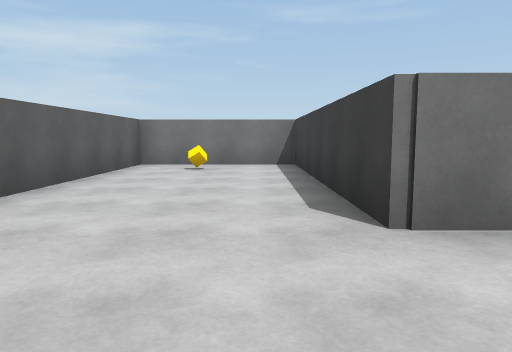
view 1 (above)

24 first-person views from a walk through a Unity game level. The camera is 1.2 m above the floor, tilts 6° down and sees 70° across. The floor is counted in squares, 2 m on a side. Each view is taken from the middle of a square. On the plan, view 1 faces up. The plan holds only what a view shows up to about 10 squares ahead; the rest is blank. The player is left out.

view 2
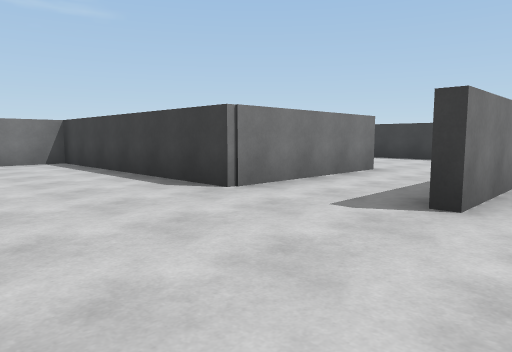

view 3
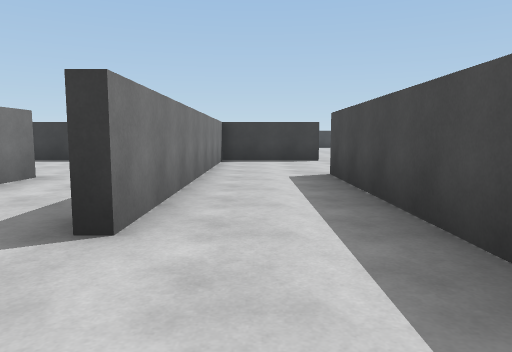

view 4
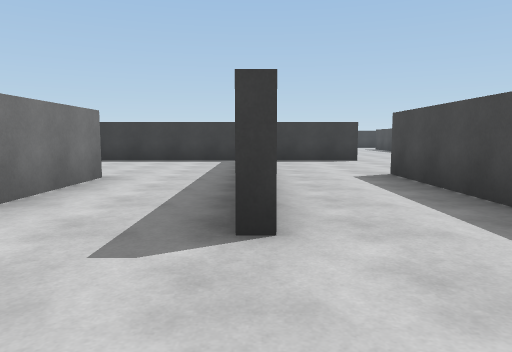

view 5
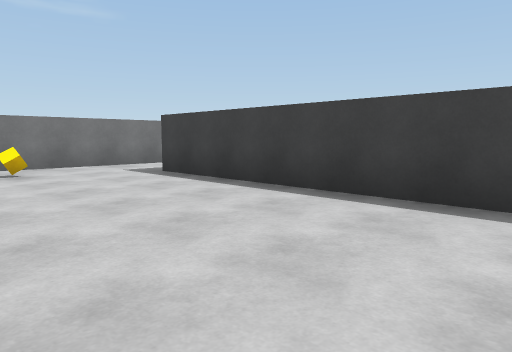

view 6
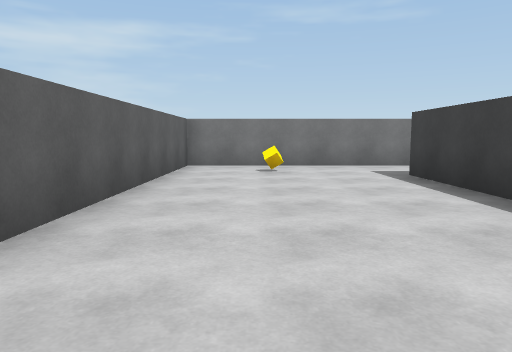

view 7
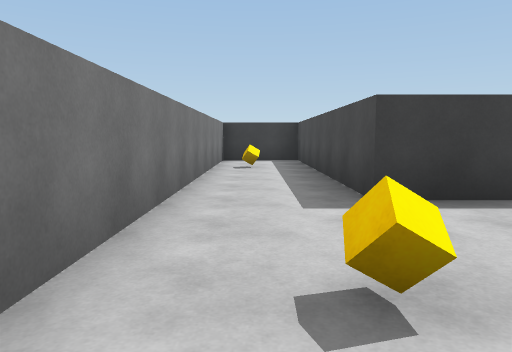

view 8
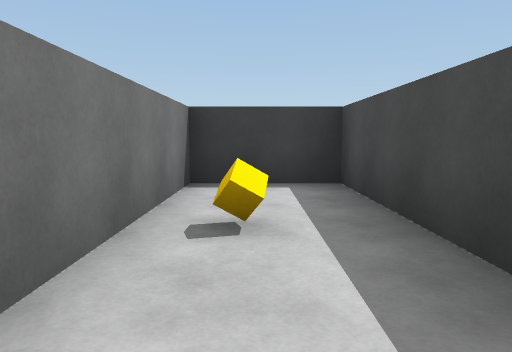

view 9
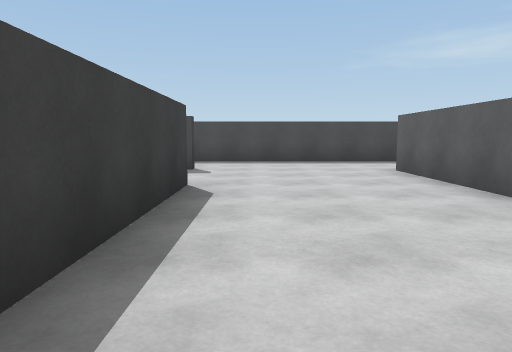

view 10
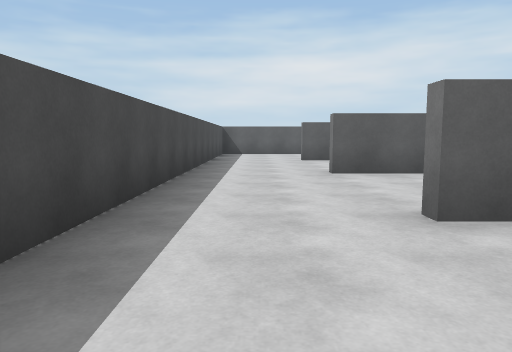

view 11
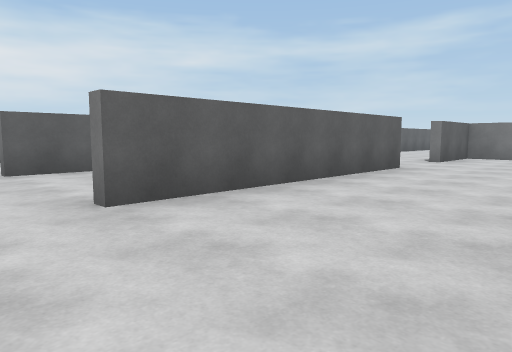

view 12
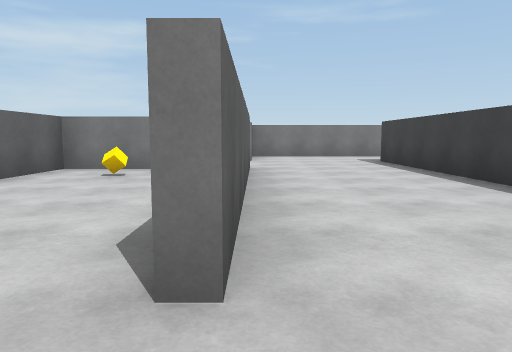

view 13
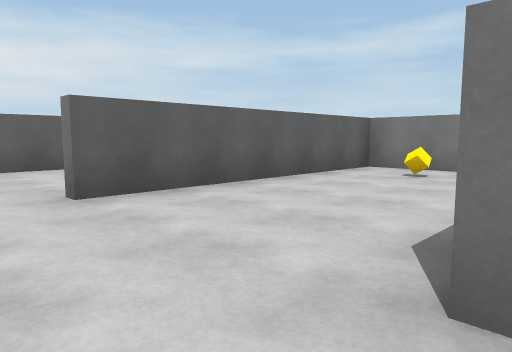

view 14
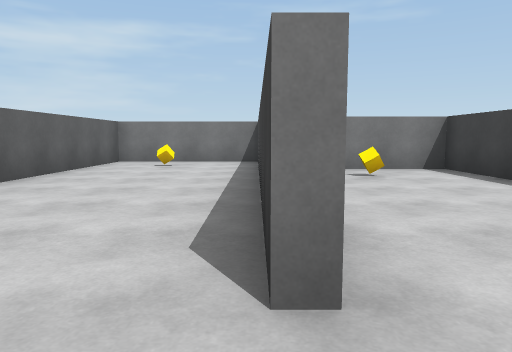

view 15
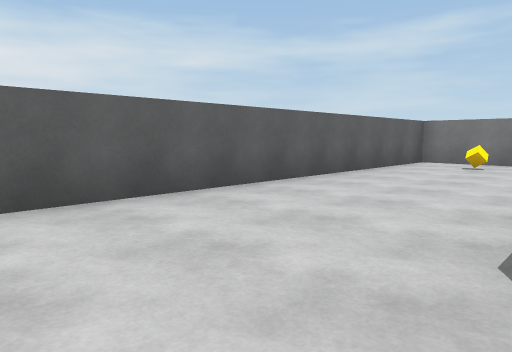

view 16
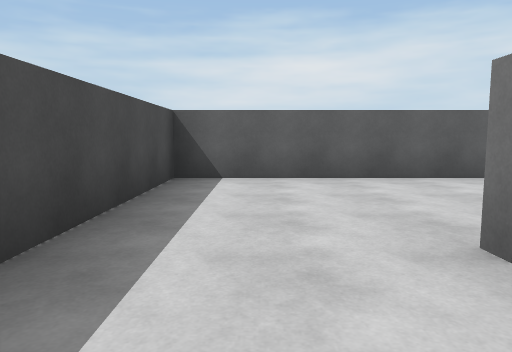

view 17
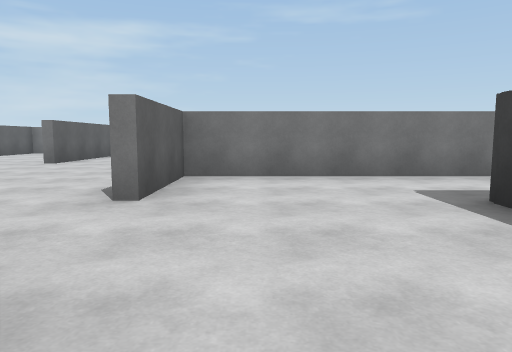

view 18
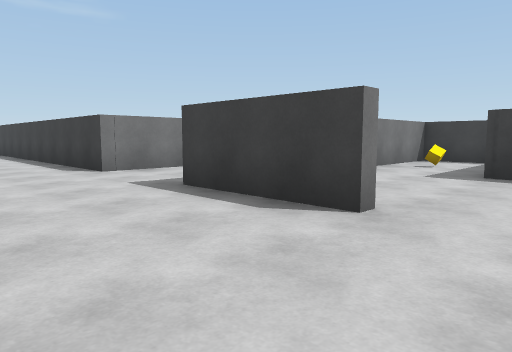

view 19
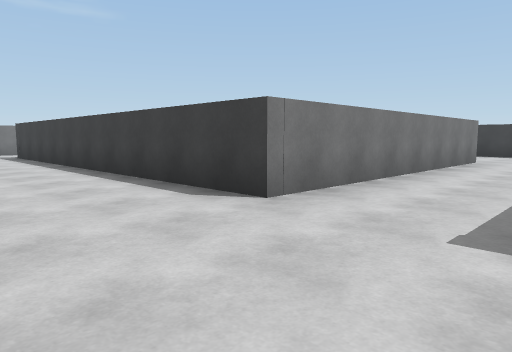

view 20
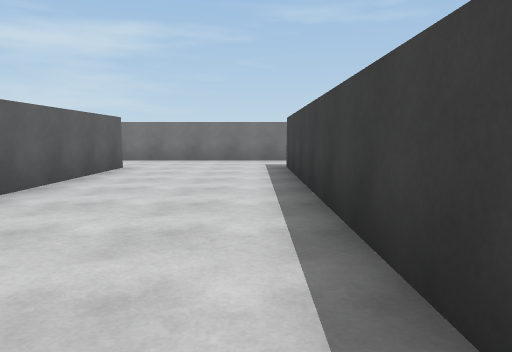

view 21
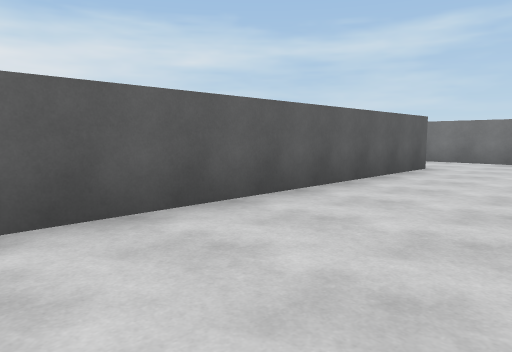

view 22
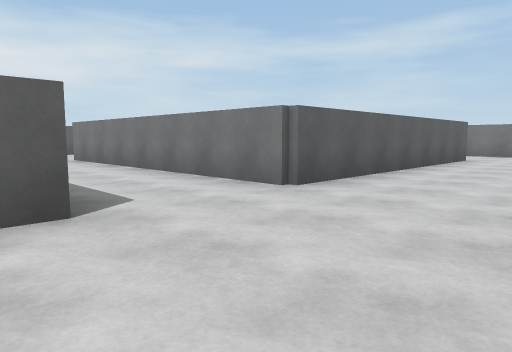

view 23
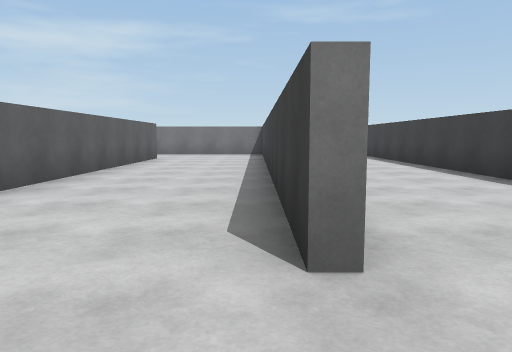

view 24
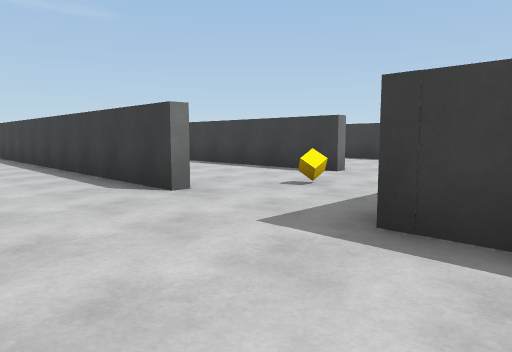

### Floor plan
Ten units are one square. View 1 is at (0, 0); x grows to the right and y downward. Boxes are objects, and circles mark ways between rooms. Rooms are numbered by the first view taken in them; rooms with no view inside come last. Other rooms are left out.
<svg viewBox="-139 -261 292 294">
<path fill="none" stroke="#000" d="M45 -23 9 -23 9 -82 -26 -82 -26 -2M85 -5 85 -69 148 -69 148 -89 45 -89 45 -30M-24 22 51 22M85 28 85 1 11 1M-28 -35 -28 -85M-61 -64 -61 -2M9 -92 9 -107 -61 -107 -61 -84M-64 22 -24 22M-99 -1 -99 -49M-99 -82 -134 -82 -134 22 -94 22M-64 -41 -64 -60 -97 -60 -97 -1M-94 22 -64 22M11 -208 11 -135 -64 -135 -64 -235M43 -115 43 -200M76 -115 76 -201M11 -110 11 -104M43 -84 43 -91M-61 -256 -96 -256M-64 -84 -64 -110M-97 -234 -97 -134"/>
<rect x="-15" y="-75" width="10" height="10" fill="#bbb"><title>cube</title></rect>
<rect x="55" y="-85" width="10" height="10" fill="#bbb"><title>cube</title></rect>
<rect x="115" y="-85" width="10" height="10" fill="#bbb"><title>cube</title></rect>
<rect x="-15" y="-105" width="10" height="10" fill="#bbb"><title>cube</title></rect>
<rect x="-125" y="-75" width="10" height="10" fill="#bbb"><title>cube</title></rect>
<rect x="-85" y="-55" width="10" height="10" fill="#bbb"><title>cube</title></rect>
<rect x="55" y="-115" width="10" height="10" fill="#bbb"><title>cube</title></rect>
<circle cx="-30" cy="5" r="3" fill="#2a7"/>
<circle cx="-60" cy="5" r="3" fill="#2a7"/>
<circle cx="-60" cy="-75" r="3" fill="#2a7"/>
<circle cx="-100" cy="5" r="3" fill="#2a7"/>
<text x="30" y="-20">1</text>
<text x="-40" y="-50">2</text>
<text x="-120" y="-30">3</text>
<text x="-80" y="-20">4</text>
<text x="50" y="-170">5</text>
</svg>
Room 1 opens to room 2. Room 2 opens to room 4. Room 2 opens to room 5. Room 3 opens to room 4.

Where each view was taken, in squares from view 1:
view 1: 0 up, 0 right, facing up
view 2: 1 down, 2 left, facing up-right
view 3: 1 down, 1 left, facing right
view 4: 0 up, 1 left, facing right
view 5: 1 up, 5 right, facing up-right
view 6: 1 up, 6 right, facing up
view 7: 8 up, 5 right, facing right
view 8: 8 up, 10 right, facing right
view 9: 7 up, 0 right, facing down
view 10: 1 down, 0 right, facing left
view 11: 1 down, 3 left, facing up-left
view 12: 1 down, 6 left, facing up
view 13: 1 down, 6 left, facing up-left
view 14: 1 down, 10 left, facing up
view 15: 1 down, 10 left, facing up-left
view 16: 1 down, 8 left, facing left
view 17: 5 up, 5 left, facing up
view 18: 7 up, 9 left, facing up-right
view 19: 11 up, 9 left, facing up-right
view 20: 16 up, 7 left, facing up
view 21: 16 up, 7 left, facing up-left
view 22: 10 up, 4 right, facing up-left
view 23: 10 up, 4 right, facing up
view 24: 8 up, 2 right, facing up-right
